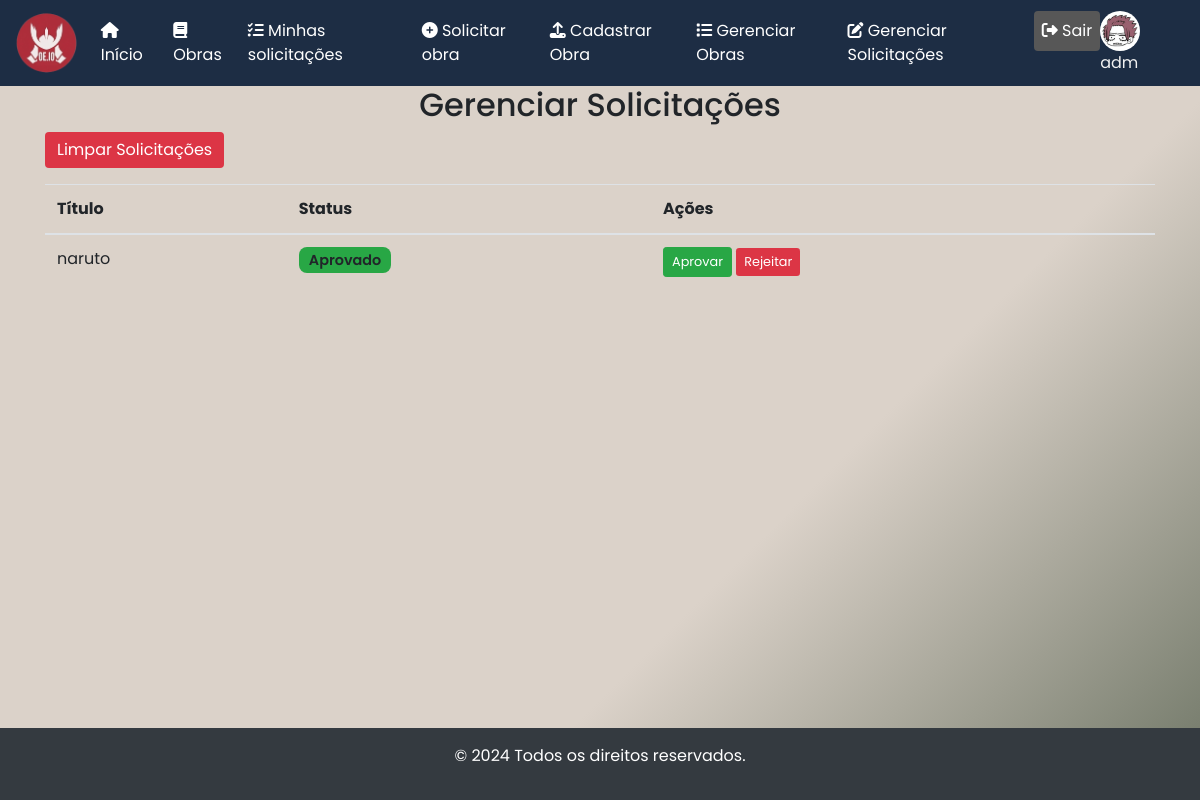
Before: /gerenciar-solicitacoes/ (signed in) with the older database file.
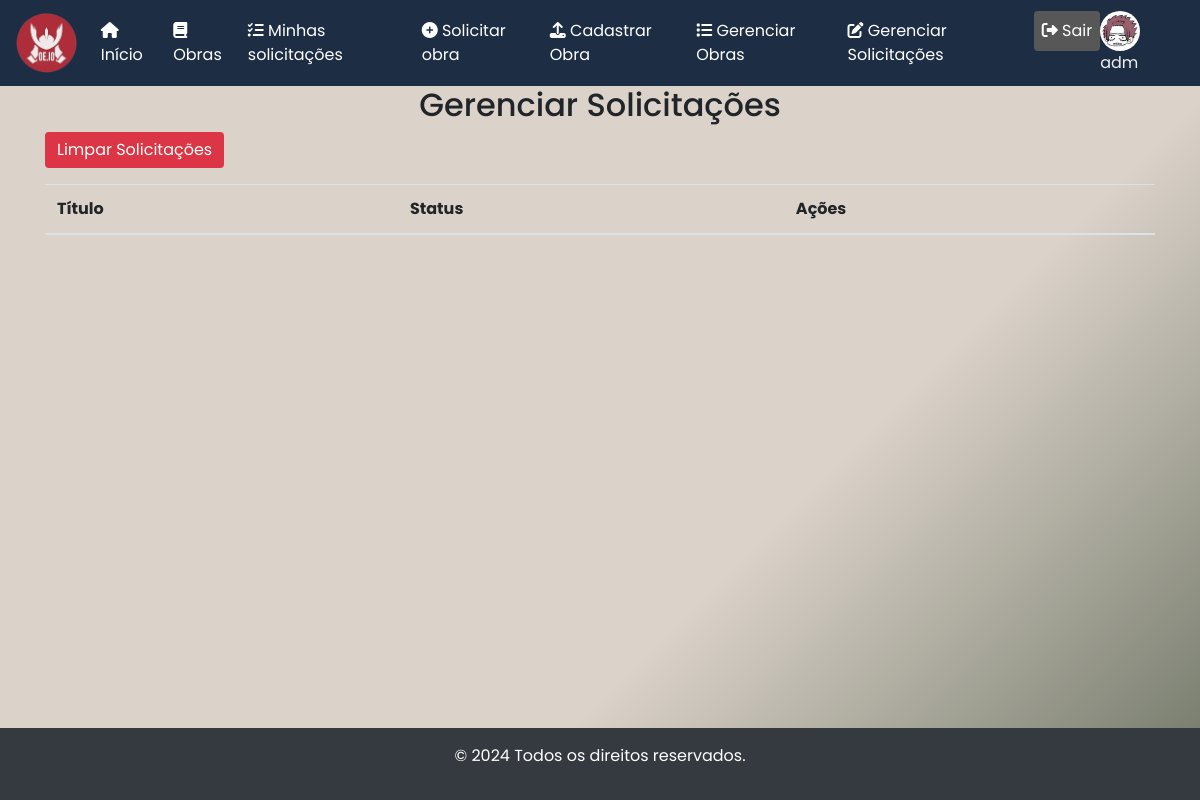
After: the same page with the newer database file.
### core/models.py (models this page shows, shortened)
class SolicitacaoObra(models.Model):
    usuario = models.ForeignKey(User, on_delete=models.CASCADE, related_name="solicitacoes")
    titulo = models.CharField(max_length=200)
    data_solicitacao = models.DateTimeField(auto_now_add=True)
    status = models.CharField(
        max_length=20,
        choices=(
            ('Pendente', 'Pendente'),
            ('Aprovada', 'Aprovada'),
            ('Recusada', 'Recusada')
        ),
        default='Pendente'
    )

### core/views.py (the view)
# urls.py: path('gerenciar-solicitacoes/', views.gerenciar_solicitacoes, name='gerenciar_solicitacoes'),
@login_required# Apenas administradores
def gerenciar_solicitacoes(request):
    solicitacoes = SolicitacaoObra.objects.all()
    return render(request, 'gerenciar_solicitacoes.html', {'solicitacoes': solicitacoes})

### core/templates/gerenciar_solicitacoes.html (shortened to what this page needs)
{% extends 'modelo.html' %}
{% load static %}
{% block conteudo %}
<div class="container">
    <h2 class="text-center">Gerenciar Solicitações</h2>
    <form action="{% url 'limpar_solicitacoes' %}" method="post">
        <button type="submit" class="btn btn-danger mb-3">Limpar Solicitações</button>
    </form>
    <table class="table">
        <thead>
            <tr>
                <th>Título</th>
                <th>Status</th>
                <th>Ações</th>
            </tr>
        </thead>
        <tbody>
            {% for solicitacao in solicitacoes %}
            <tr>
                <td>{{ solicitacao.titulo }}</td>
                <td>
                    {% if solicitacao.status == "aprovado" %}
                        <span class="badge bg-success">Aprovado</span>
                    {% elif solicitacao.status == "rejeitado" %}
                        <span class="badge bg-danger">Recusado</span>
                    {% else %}
                        <span class="badge bg-warning text-dark">Pendente</span>
                    {% endif %}
                </td>
                <td>
                    <a href="{% url 'confirmar_solicitacao' solicitacao.id %}" class="btn btn-success btn-sm">Aprovar</a>
                    <a href="{% url 'rejeitar_solicitacao' solicitacao.id %}" class="btn btn-danger btn-sm">Rejeitar</a>
                </td>
            </tr>
            {% endfor %}
        </tbody>
    </table>
</div>
{% endblock %}

Changed rows visible on the page:
removed SolicitacaoObra: titulo "naruto", status "Aprovado"
